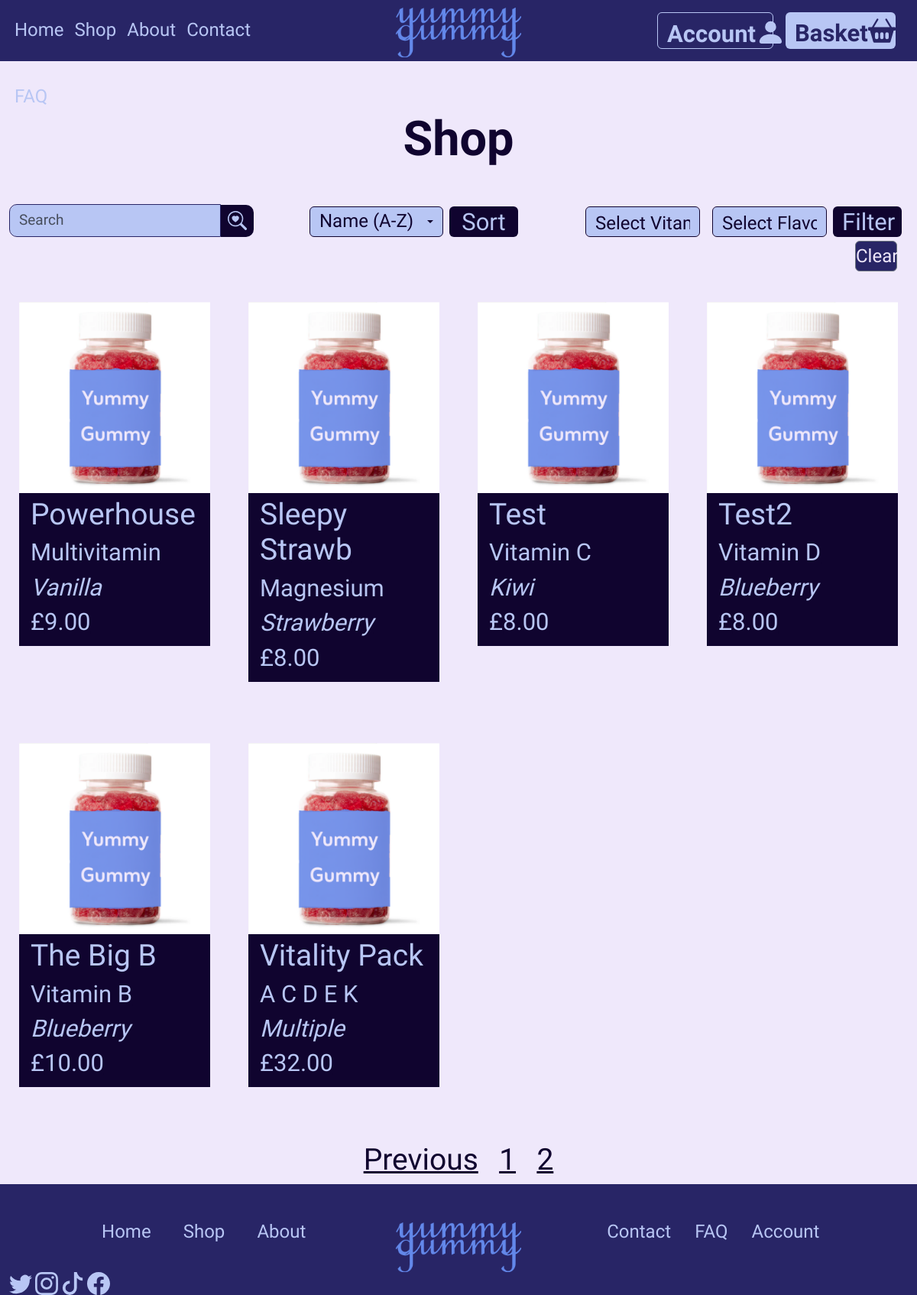
/filter-sort?page=2&q=, run on an earlier commit of the app's database.
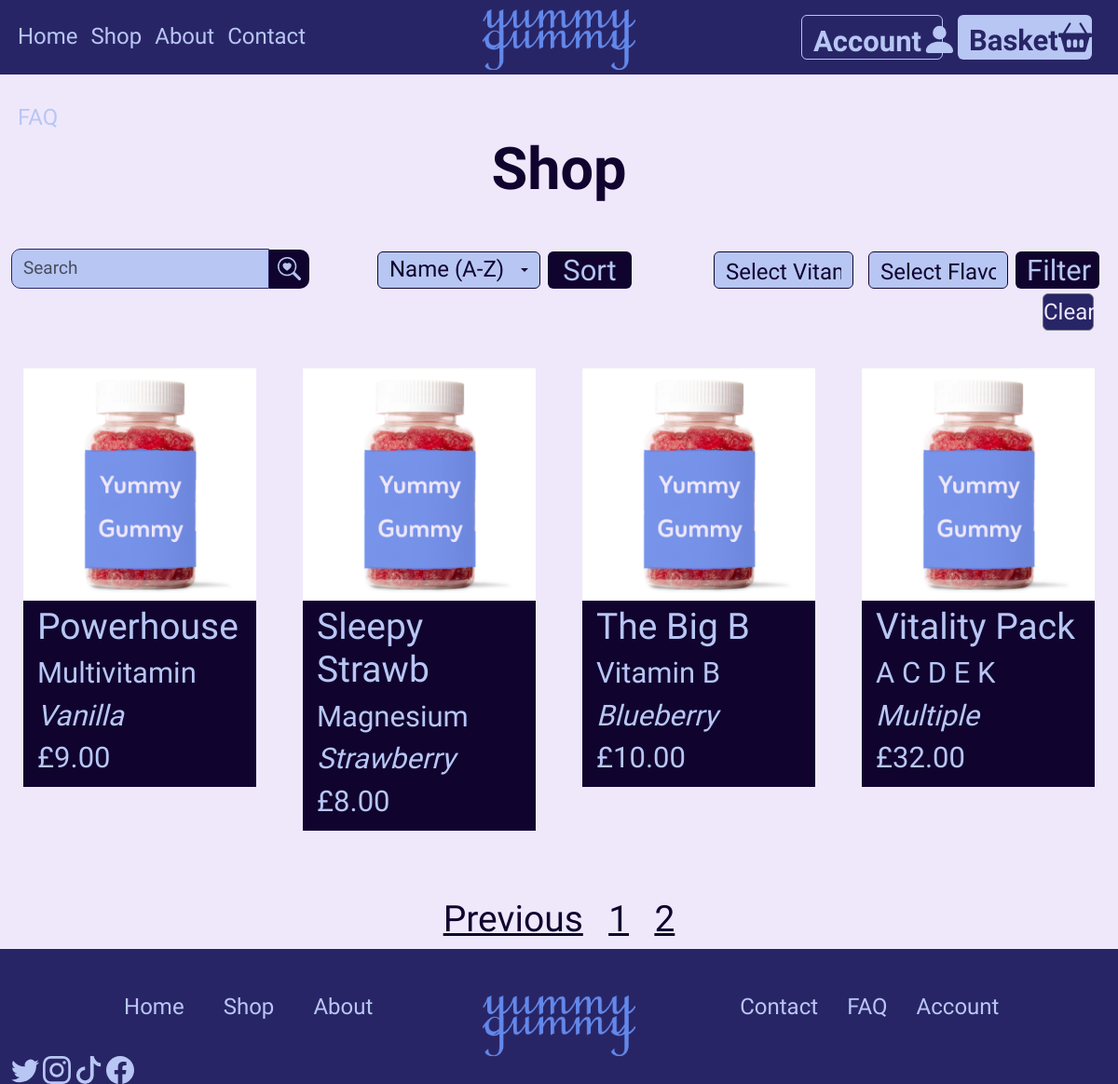
And on a later commit of the database.
### app/models.py (models this page shows, shortened)
class Product(db.Model):
    id: so.Mapped[int] = so.mapped_column(primary_key=True)
    name: so.Mapped[str] = so.mapped_column(sa.String(255), index=True, nullable=False)
    vitamin: so.Mapped[str] = so.mapped_column(sa.String(255), nullable=False)
    flavour: so.Mapped[str] = so.mapped_column(sa.String(50), index=True, nullable=True)
    price: so.Mapped[float] = so.mapped_column(sa.Numeric(10, 2), nullable=False)
    description: so.Mapped[str] = so.mapped_column(sa.String(1000), nullable=True)

### app/routes.py (the view, shortened to what this page needs)
@app.route('/filter-sort', methods=['GET'])
def filter_sort():
    sort_by = request.args.get('sort_by', 'name_asc')
    filter_vitamin = request.args.get('vitamin', '').strip()
    filter_flavour = request.args.get('flavour', '').strip()
    filter_price_min = request.args.get('price_min', type=float)
    filter_price_max = request.args.get('price_max', type=float)
    query = request.args.get('q', '').strip()
    page = request.args.get('page', 1, type=int)
    per_page = 8
    products_query = Product.query
    if filter_vitamin:
        products_query = products_query.filter(Product.vitamin.ilike(f"%{filter_vitamin}%"))
    if filter_flavour:
        products_query = products_query.filter(Product.flavour.ilike(f"%{filter_flavour}%"))
    if filter_price_min is not None:
        products_query = products_query.filter(Product.price >= filter_price_min)
    if filter_price_max is not None:
        products_query = products_query.filter(Product.price <= filter_price_max)
    if sort_by == 'name_asc':
        products_query = products_query.order_by(Product.name.asc())
    elif sort_by == 'name_desc':
        products_query = products_query.order_by(Product.name.desc())
    elif sort_by == 'price_asc':
        products_query = products_query.order_by(Product.price.asc())
    elif sort_by == 'price_desc':
        products_query = products_query.order_by(Product.price.desc())
    pagination = products_query.paginate(page=page, per_page=per_page, error_out=False)
    results = pagination.items
    return render_template('filter_sort_results.html',
                           results=results,
                           pagination=pagination,
                           query=query,
                           sort_by=sort_by,
                           filter_vitamin=filter_vitamin,
                           filter_flavour=filter_flavour,
                           filter_price_min=filter_price_min,
                           filter_price_max=filter_price_max,
                            title="Shop")

### app/templates/filter_sort_results.html (shortened to what this page needs)
{% extends "base.html" %}
{% block body %}
<h1 class="ygtitle">Shop</h1>
<div class="row rowstyle rowmidstyle">
    <div class="col-4 shoptop">
        <form action="{{ url_for('search') }}" method="get">
            <div class="searchbar">
                <input type="search" id="shopsearch" name="q" class="form-control" placeholder="Search" required/>
                <button type="submit" class="btn" id="searchbtn">
                    <img src="{{ url_for('static', filename='images/searchheart.svg') }}" alt="Maginifying glass with a heart in the middle">
                </button>
            </div>
        </form>
    </div>
    <div class="col shoporg">
        <form action="{{ url_for('filter_sort') }}" method="get" class="d-flex sortsect">
            <div class="sortmenu">
                <button class="btn btn-light dropdown-toggle custom-dropdown" type="button" id="dropdownMenuButton" data-bs-toggle="dropdown" aria-expanded="false">
                    <h5>
                    {{ "Select sorting..." if not sort_by else
                        ("Name (A-Z)" if sort_by == "name_asc" else
                        "Name (Z-A)" if sort_by == "name_desc" else
                        "Price (Low-High)" if sort_by == "price_asc" else
                        "Price (High-Low)" if sort_by == "price_desc" else "Select sorting...") }}
                    </h5>
                </button>
                <button type="submit" class="btn btn-primary ms-2" id="sortbutton">
                    <h4>Sort</h4>
                </button>
            </div>
        </form>
        <div class="filtersection" id="filterSection">
            <form action="{{ url_for('filter_sort') }}" method="get" class="d-flex mt-2 filtform">
                {% include "shopvitaminfilt.html" %}
                {% include "shopflavourfilt.html" %}
                <button type="submit" class="btn btn-primary ms-2" id="apply-filters">
                    <h4>Filter</h4>
                </button>
            </form>
        </div>
    </div>
    <form action="{{ url_for('shop') }}">
        <button type="submit" class="btn btn-secondary" id="clearbutton">
            <h5 id="filtwipe">Clear</h5>
        </button>
    </form>
</div>
<div class="row">
    {% if results %}
    {% for product in results %}
    <div class="col-6 col-sm-6 col-md-4 col-lg-3">
        <div class="prodcard">
            <a href="{{ url_for('product_detail', product_id=product.id) }}" class="productlink">
                <div class="cardimg">
                    <img src="{{ url_for('static', filename='images/yumgum.png') }}" alt="{{ product.name }}" />
                </div>
                <div class="cardtext">
                    <h3>{{ product.name }}</h3>
                    <h4 class="shopvitamin">{{ product.vitamin }}</h4>
                    <h4 class="shopflavour">{{ product.flavour }}</h4>
                    <h4>£{{ "%.2f"|format(product.price) }}</h4>
                </div>
            </a>
        </div>
    </div>
    {% endfor %}
</div>
{% else %}
<h2 class="ygsubtitle">No products found matching your search.</h2>
{% endif %}
<div class="row">
    <div class="col"></div>
    <div class="col-3">
        <div class="pagenumb">
            {% if pagination.has_prev %}
                <h3><a href="{{ url_for('filter_sort', page=pagination.prev_num, q=query) }}" class="pagenav">Previous</a></h3>
            {% endif %}
            {% for page_num in pagination.iter_pages() %}
                {% if page_num %}
                    <h3>
                        <a href="{{ url_for('filter_sort', page=page_num, q=query) }}" class="pagenav">{{ page_num }}</a>
                    </h3>
                {% else %}
                    <h3>...</h3>
                {% endif %}
            {% endfor %}
        </div>
    </div>
    <div class="col"></div>
</div>
{% endblock %}

What changed in the data, as far as the page shows it:
removed Product: name "Test", vitamin "Vitamin C", flavour "Kiwi", price "8.00"
removed Product: name "Test2", vitamin "Vitamin D", flavour "Blueberry", price "8.00"
